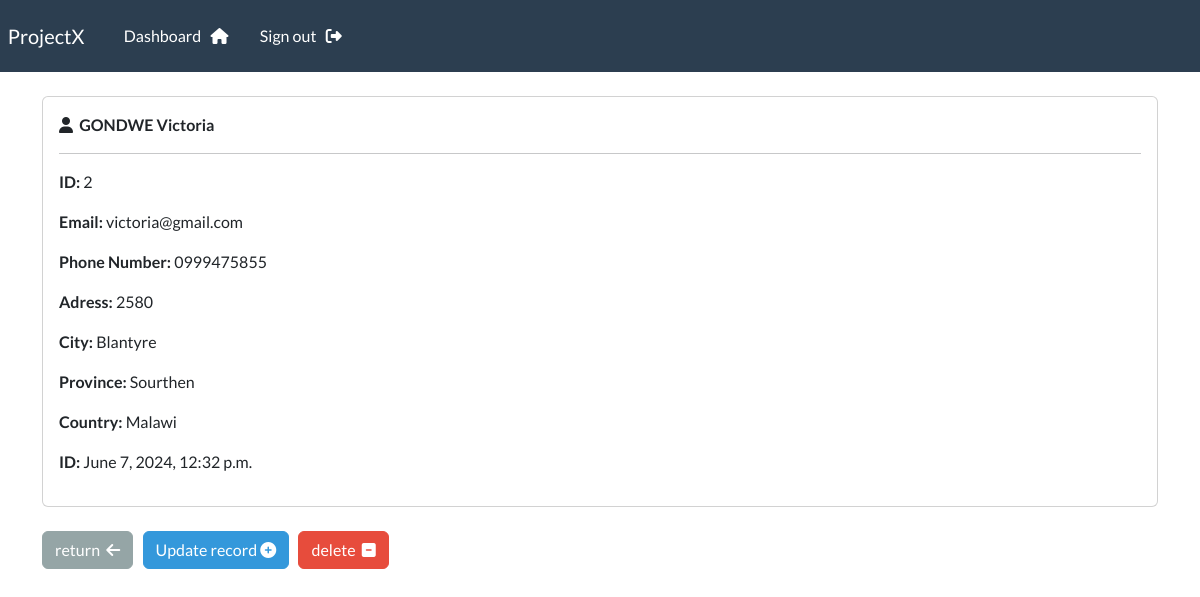
The page /record/2 (signed in) on the database its author committed.
### webapp/models.py (models this page shows, shortened)
class Record(models.Model):
     creation_date = models.DateTimeField(auto_now_add=True)
     first_name = models.CharField(max_length=255)
     last_name = models.CharField(max_length=255)
     email = models.CharField(max_length=255)
     phone = models.CharField(max_length=255)
     address = models.CharField(max_length=255)
     city = models.CharField(max_length=255)
     province = models.CharField(max_length=255)
     country = models.CharField(max_length=255)

### webapp/views.py (the view)
# urls.py: path('record/<int:pk>', views.singular_record, name="record"),
@login_required(login_url='my-login')
def singular_record(request, pk):
    all_records = Record.objects.get(id=pk)
    context = {'record':all_records}
    return render(request, 'webapp/view-record.html', context=context)

### webapp/templates/webapp/view-record.html (shortened to what this page needs)
{% extends "webapp/base.html" %} {% block content %}
<div class="card">
  <div class="card-body">
    <i class="fa-solid fa-user"></i>&nbsp;
    <strong> {{record.last_name|upper}} {{record.first_name}} </strong>
    <hr />
    <p><strong> ID:</strong> {{record.id}}</p>
    <p><strong> Email:</strong> {{record.email}}</p>
    <p><strong> Phone Number:</strong> {{record.phone}}</p>
    <p><strong> Adress:</strong> {{record.address}}</p>
    <p><strong> City:</strong> {{record.city}}</p>
    <p><strong> Province:</strong> {{record.province}}</p>
    <p><strong> Country:</strong> {{record.country}}</p>
    <p><strong> ID:</strong> {{record.creation_date}}</p>
  </div>
</div>
<br />
<a href="{% url 'dashboard' %}" class="btn btn-secondary">
  return &nbsp;<i class="fa-solid fa-arrow-left"></i
></a>
<a href="{% url 'update-record' record.id %}" class="btn btn-info">
  Update record&nbsp;<i class="fa-solid fa-circle-plus"></i
></a>
<a href="{% url 'delete-record'  record.id%}" class="btn btn-danger">
  delete &nbsp;<i class="fa-solid fa-square-minus"></i
></a>
{% endblock %}

### rows shown on the page
Record: last_name "GONDWE", first_name "Victoria", id "2", email "victoria@gmail.com", phone "0999475855", address "2580", city "Blantyre", province "Sourthen", country "Malawi", creation_date "June 7, 2024, 12:32 p.m."
